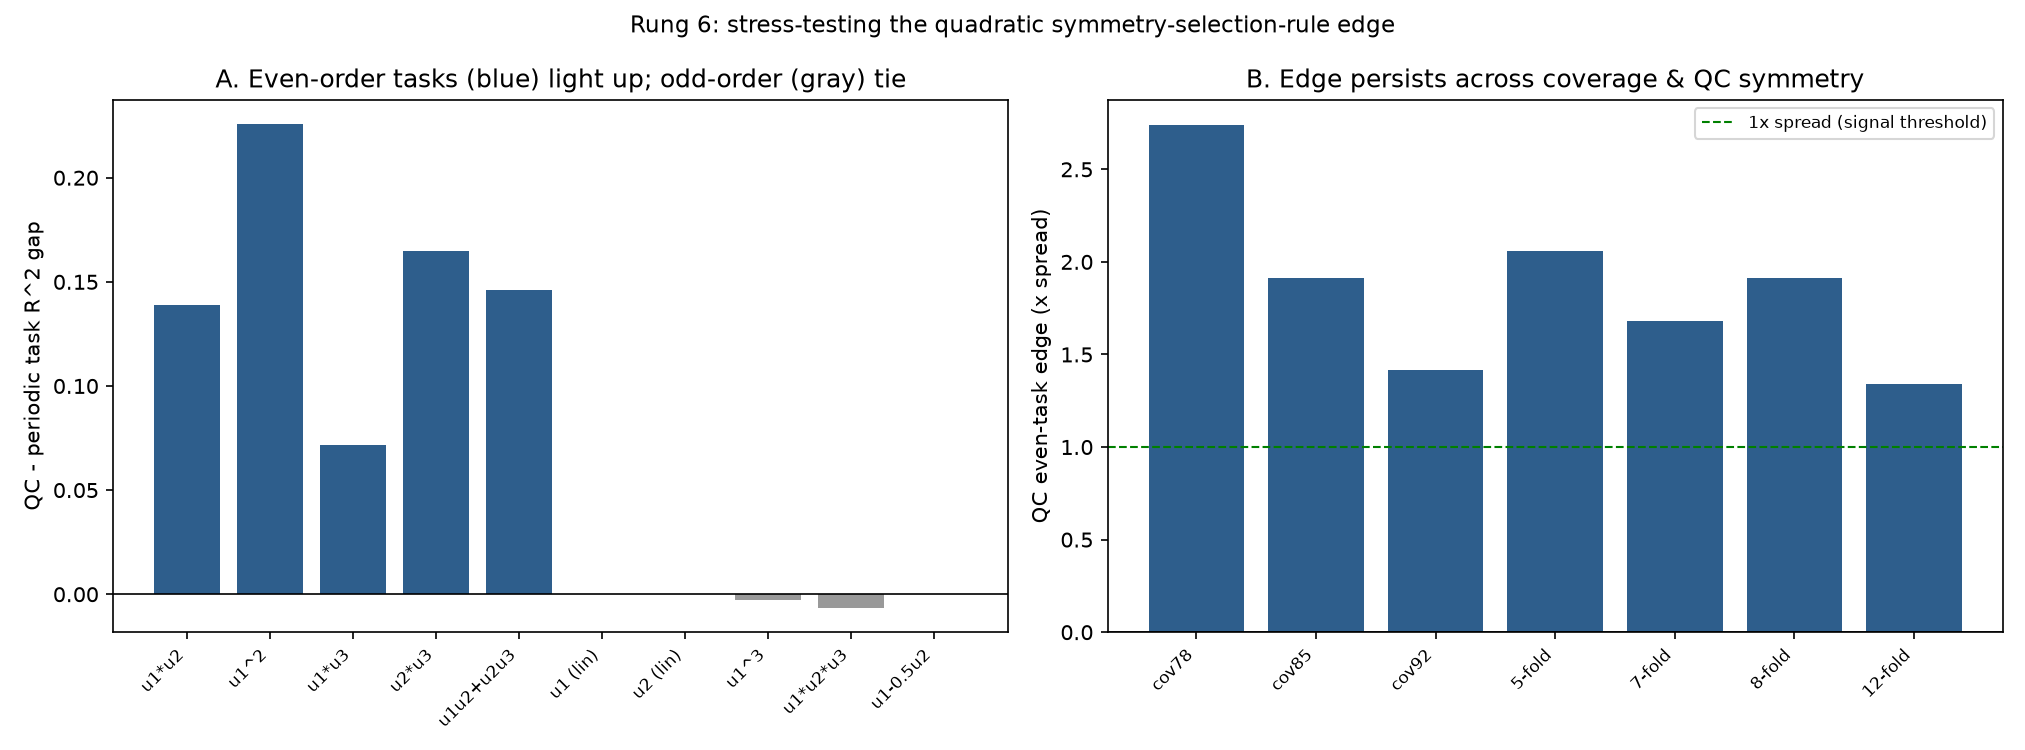

The Python source for this figure:
#!/usr/bin/env python3
"""
RUNG 6 -- STRESS-TEST the one real finding: does the quasicrystal's
quadratic SYMMETRY-SELECTION-RULE edge generalize, or is it an artifact?

The finding (rung 5c): in the weakly-coupled regime, the quasicrystal beats
the periodic plate on the product task because periodic D4 symmetry zeroes
the product-generating even-order self-nonlinearity c2_i = integral(phi_i^3)
in ~88% of modes, while the quasicrystal keeps it alive. We now try hard to
BREAK that conclusion along three axes. Each has a falsifiable prediction.

  A. TASK GENERALITY (the sharpest test). If the edge is truly a quadratic
     selection rule, it must appear on EVERY even-order task (products,
     squares -- which need c2) and be ABSENT on odd-order tasks (linear,
     cubic, triple-product -- which need c1/c3, and note c3=integral(phi^4)
     has an EVEN integrand so symmetry NEVER kills it). Predict: QC wins the
     even tasks, ties the odd ones. If QC also wins odd tasks, the mechanism
     story is incomplete.

  B. GEOMETRY ROBUSTNESS. Vary hole coverage and the quasicrystal symmetry
     (de Bruijn n-fold). The mechanism is "break the periodic D4 symmetry",
     which ANY quasicrystal does -- so predict the even-task edge persists
     across coverages and n-fold values (magnitude may vary).

  C. PHYSICAL EVEN NONLINEARITY. The a*w^2 term was generic. A real MEMS
     plate gets its even term from ELECTROSTATIC actuation: the pressure
     ~1/(g-w)^2 expands to a w^2 term with coefficient set by gap/bias, and
     a softening sign. Its modal self-projection is STILL proportional to
     integral(phi_i^3) -> same selection rule. Swap the generic even term
     for the electrostatic one (different sign and magnitude, with mechanical
     hardening to bound amplitude) and predict the edge survives -- because
     it is a symmetry property of integral(phi^3), not of the coefficient.

All tests are in the UNCOUPLED regime (gamma=0) where the effect lives, using
a fast independent-oscillator integrator. Reported as-is, whatever happens.
"""
import os
import sys
import numpy as np
import matplotlib
matplotlib.use("Agg")
import matplotlib.pyplot as plt

HERE = os.path.dirname(os.path.abspath(__file__))
sys.path.insert(0, HERE)
from reservoir_rung4_modeshapes import (  # noqa: E402
    mode_shapes, nearest_elem,
    Lx, Ly, debruijn_quasicrystal_points, generate_periodic_holes,
    coverage_match_radius, ridge_fit, r2,
    NX, N_MODES, TARGET_COV, QC_NFOLD, QC_SEED, OMEGA_LO, OMEGA_HI,
    ZETA, A_QUAD, B_CUBIC, TAU_IN, DT, INPUT_AMP,
)

L = 1600
WASHOUT = 200
N_TRAIN = 1000
_drng = np.random.default_rng(99)
DRIVE_FRACS = [tuple(p) for p in _drng.uniform(0.22, 0.78, size=(12, 2))]


def run_uncoupled(omega, c2, c3, w_in, u_series, a_even=A_QUAD, b_cubic=B_CUBIC,
                  k_soft=0.0):
    """Fast gamma=0 reservoir: each mode is an independent oscillator
        x'' + 2 zeta omega x' + omega^2 x = -a_even c2 x^2 - b_cubic c3 x^3
                                            + k_soft x + w_in u
    (k_soft>0 = electrostatic spring-softening; off by default)."""
    N = len(omega)
    x = np.zeros(N); v = np.zeros(N)
    n_sub = int(round(TAU_IN / DT))
    feats = np.empty((len(u_series), 2 * N + 1))
    o2 = omega**2 - k_soft
    damp = 2 * ZETA * omega
    for n, u in enumerate(u_series):
        uu = w_in * u
        for _ in range(n_sub):
            accel = -o2 * x - damp * v - a_even * c2 * x * x - b_cubic * c3 * x * x * x + uu
            v = v + accel * DT
            x = x + v * DT
        feats[n, :N] = x
        feats[n, N:2*N] = v
        feats[n, -1] = 1.0
        if not np.all(np.isfinite(x)):
            raise RuntimeError(f"blew up at sample {n}")
    return feats


def eval_task(states, target):
    Xtr, Ytr = states[WASHOUT:WASHOUT + N_TRAIN], target[WASHOUT:WASHOUT + N_TRAIN]
    Xte, Yte = states[WASHOUT + N_TRAIN:], target[WASHOUT + N_TRAIN:]
    W = ridge_fit(Xtr, Ytr[:, None])
    return r2(Yte, (Xte @ W)[:, 0])


def make_plate(holes, cov, nx=NX, nmodes=N_MODES):
    r, _ = coverage_match_radius(holes, cov, nx)
    f, Phi, aw, ctr = mode_shapes(holes, r, nmodes, nx)
    c2 = (aw[None, :] * Phi**3).sum(axis=1)
    c3 = (aw[None, :] * Phi**4).sum(axis=1)
    return dict(f=f, Phi=Phi, aw=aw, ctr=ctr, c2=c2, c3=c3)


def omega_of(P):
    f = P["f"]
    return OMEGA_LO + (OMEGA_HI - OMEGA_LO) * (f - f.min()) / (f.max() - f.min())


def race_task(P_qc, P_per, u, target, **nl):
    """Average R^2 over drive locations for each plate; return (gap, sig)."""
    out = {}
    for tag, P in [("qc", P_qc), ("per", P_per)]:
        om = omega_of(P)
        sc = []
        for frac in DRIVE_FRACS:
            e = nearest_elem(P["ctr"], frac)
            w_in = P["Phi"][:, e].copy()
            st = run_uncoupled(om, P["c2"], P["c3"], w_in, u, **nl)
            sc.append(eval_task(st, target))
        out[tag] = np.array(sc)
    q, p = out["qc"], out["per"]
    d = q.mean() - p.mean(); s = np.hypot(q.std(), p.std()) + 1e-9
    return q, p, d, d / s


def build_tasks(u):
    n = len(u)
    def sh(k): z = np.zeros(n); z[k:] = u[:n - k]; return z
    u1, u2, u3 = sh(1), sh(2), sh(3)
    even = {
        "u1*u2": u1 * u2, "u1^2": u1 * u1, "u1*u3": u1 * u3,
        "u2*u3": u2 * u3, "u1u2+u2u3": u1 * u2 + u2 * u3,
    }
    odd = {
        "u1 (lin)": u1, "u2 (lin)": u2, "u1^3": u1**3,
        "u1*u2*u3": u1 * u2 * u3, "u1-0.5u2": u1 - 0.5 * u2,
    }
    return even, odd


def main():
    print("=" * 82)
    print("RUNG 6 -- stress-test the quadratic symmetry-selection-rule finding")
    print("=" * 82)

    rng = np.random.default_rng(0)
    u = rng.uniform(-INPUT_AMP, INPUT_AMP, L)
    even, odd = build_tasks(u)

    # base plates at 85% coverage
    print("\nBuilding base plates (85% coverage, 8-fold QC)...")
    qc_holes = debruijn_quasicrystal_points(QC_NFOLD, Lx, Ly, offset_seed=QC_SEED)
    per_holes = generate_periodic_holes(9, Lx, Ly)
    qc = make_plate(qc_holes, 85.0)
    per = make_plate(per_holes, 85.0)
    print("done.")

    # ---------- A. task generality ----------
    print("\n" + "-" * 82)
    print("A. TASK GENERALITY -- even-order tasks should light up, odd-order should tie")
    print("-" * 82)
    print(f"  {'task':<14}{'order':>6}{'QC R^2':>10}{'per R^2':>10}{'gap':>9}{'sig':>7}  winner")
    rowsA = []
    for name, tgt in list(even.items()):
        q, p, d, sg = race_task(qc, per, u, tgt)
        w = "QC" if (sg >= 1.0 and d > 0) else ("periodic" if sg <= -1.0 else "tie")
        rowsA.append((name, "even", q.mean(), p.mean(), d, sg, w))
        print(f"  {name:<14}{'even':>6}{q.mean():>10.3f}{p.mean():>10.3f}{d:>+9.3f}{sg:>+7.1f}  {w}")
    for name, tgt in list(odd.items()):
        q, p, d, sg = race_task(qc, per, u, tgt)
        w = "QC" if (sg >= 1.0 and d > 0) else ("periodic" if sg <= -1.0 else "tie")
        rowsA.append((name, "odd", q.mean(), p.mean(), d, sg, w))
        print(f"  {name:<14}{'odd':>6}{q.mean():>10.3f}{p.mean():>10.3f}{d:>+9.3f}{sg:>+7.1f}  {w}")

    even_gaps = [r[4] for r in rowsA if r[1] == "even"]
    odd_gaps = [r[4] for r in rowsA if r[1] == "odd"]
    even_win = np.mean([1.0 if (r[5] >= 1.0 and r[4] > 0) else 0.0 for r in rowsA if r[1] == "even"])
    odd_tie = np.mean([1.0 if abs(r[5]) < 1.0 else 0.0 for r in rowsA if r[1] == "odd"])
    print(f"\n  mean gap  even = {np.mean(even_gaps):+.3f}   odd = {np.mean(odd_gaps):+.3f}")
    print(f"  QC wins {even_win*100:.0f}% of even tasks; {odd_tie*100:.0f}% of odd tasks are ties")

    # ---------- B. geometry robustness ----------
    print("\n" + "-" * 82)
    print("B. GEOMETRY ROBUSTNESS -- does the even-task edge persist across geometry?")
    print("-" * 82)
    tgt = even["u1*u2"]
    rowsB = []
    print("  coverage sweep (8-fold QC vs periodic), task u1*u2:")
    for cov in [78.0, 85.0, 92.0]:
        P_qc = qc if cov == 85.0 else make_plate(qc_holes, cov)
        P_pe = per if cov == 85.0 else make_plate(per_holes, cov)
        q, p, d, sg = race_task(P_qc, P_pe, u, tgt)
        rowsB.append((f"cov{int(cov)}", d, sg))
        print(f"    coverage {cov:>4.0f}%   QC {q.mean():.3f}  per {p.mean():.3f}  "
              f"gap {d:+.3f} ({sg:+.1f}x)")
    print("  quasicrystal symmetry sweep (n-fold) at 85% vs same periodic:")
    for nf in [5, 7, 8, 12]:
        P_qc = qc if nf == QC_NFOLD else make_plate(
            debruijn_quasicrystal_points(nf, Lx, Ly, offset_seed=QC_SEED), 85.0)
        q, p, d, sg = race_task(P_qc, per, u, tgt)
        rowsB.append((f"{nf}-fold", d, sg))
        print(f"    {nf:>2}-fold QC    QC {q.mean():.3f}  per {p.mean():.3f}  "
              f"gap {d:+.3f} ({sg:+.1f}x)")

    # ---------- C. physical (electrostatic) even nonlinearity ----------
    print("\n" + "-" * 82)
    print("C. PHYSICAL EVEN NONLINEARITY -- electrostatic-style even term + mech. hardening")
    print("-" * 82)
    # electrostatic: even term SOFTENING (opposite sign), different magnitude,
    # plus a spring-softening linear term; mechanical cubic kept for stability.
    es = dict(a_even=-0.6, b_cubic=1.0, k_soft=0.15)
    print(f"  model: a_even={es['a_even']} (softening), b_cubic={es['b_cubic']} "
          f"(mech. hardening), k_soft={es['k_soft']}")
    q, p, d, sg = race_task(qc, per, u, even["u1*u2"], **es)
    qo, po, do, sgo = race_task(qc, per, u, odd["u1^3"], **es)
    print(f"    even task u1*u2 :  QC {q.mean():.3f}  per {p.mean():.3f}  gap {d:+.3f} ({sg:+.1f}x)")
    print(f"    odd  task u1^3  :  QC {qo.mean():.3f}  per {po.mean():.3f}  gap {do:+.3f} ({sgo:+.1f}x)")

    # ---------- plot ----------
    fig, (a1, a2) = plt.subplots(1, 2, figsize=(13.5, 5))
    names = [r[0] for r in rowsA]; gaps = [r[4] for r in rowsA]
    cols = ["#2E5E8C" if r[1] == "even" else "#999999" for r in rowsA]
    a1.bar(range(len(rowsA)), gaps, color=cols)
    a1.axhline(0, color="k", lw=0.8)
    a1.set_xticks(range(len(rowsA))); a1.set_xticklabels(names, rotation=45, ha="right", fontsize=8)
    a1.set_ylabel("QC - periodic task R^2 gap")
    a1.set_title("A. Even-order tasks (blue) light up; odd-order (gray) tie")

    labels = [r[0] for r in rowsB]; sigs = [r[2] for r in rowsB]
    a2.bar(range(len(rowsB)), sigs, color="#2E5E8C")
    a2.axhline(1.0, color="green", ls="--", lw=1, label="1x spread (signal threshold)")
    a2.axhline(0, color="k", lw=0.8)
    a2.set_xticks(range(len(rowsB))); a2.set_xticklabels(labels, rotation=45, ha="right", fontsize=8)
    a2.set_ylabel("QC even-task edge (x spread)")
    a2.set_title("B. Edge persists across coverage & QC symmetry"); a2.legend(fontsize=8)

    fig.suptitle("Rung 6: stress-testing the quadratic symmetry-selection-rule edge", fontsize=11)
    fig.tight_layout()
    out = os.path.join(HERE, "reservoir_rung6_stresstest.png")
    fig.savefig(out, dpi=150); plt.close(fig)
    print(f"\nSaved {out}")

    # ---------- verdict ----------
    print("\n" + "=" * 82)
    print("HONEST VERDICT (rung 6)")
    print("=" * 82)
    A_ok = even_win >= 0.8 and odd_tie >= 0.6 and np.mean(even_gaps) > 0
    B_ok = np.mean([1.0 if s >= 1.0 else 0.0 for _, _, s in rowsB]) >= 0.6
    C_ok = sg >= 1.0 and abs(sgo) < 1.0
    print(f"  A. task generality : {'PASS' if A_ok else 'FAIL'} "
          f"(even mean gap {np.mean(even_gaps):+.3f} win {even_win*100:.0f}%; "
          f"odd ties {odd_tie*100:.0f}%)")
    print(f"  B. geometry        : {'PASS' if B_ok else 'FAIL'} "
          f"({np.mean([1.0 if s>=1.0 else 0.0 for _,_,s in rowsB])*100:.0f}% of configs keep the edge)")
    print(f"  C. electrostatic   : {'PASS' if C_ok else 'FAIL'} "
          f"(even {sg:+.1f}x, odd {sgo:+.1f}x)")
    if A_ok and B_ok and C_ok:
        print("\n  => The finding HOLDS UP. The quasicrystal edge is specifically an")
        print("     EVEN-ORDER effect (even tasks win, odd tasks tie), robust across")
        print("     coverage and quasicrystal symmetry, and survives a physically-")
        print("     grounded electrostatic even nonlinearity. It is a genuine symmetry")
        print("     selection rule, not an artifact of one task / geometry / model.")
        print("     Still MODEST and confined to the weakly-coupled regime -- but real.")
    else:
        print("\n  => The finding is NARROWER than claimed (see which axis FAILED above).")
        print("     Report the limitation honestly; do not inflate the scope.")
    print("=" * 82)


if __name__ == "__main__":
    main()
